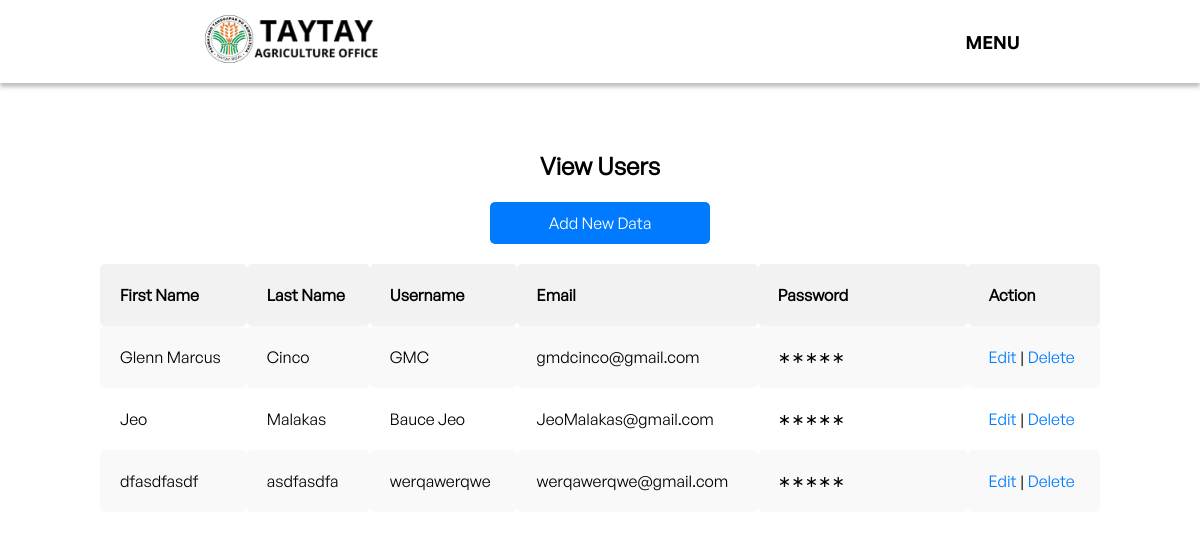
Page /viewUser.php on the earlier database version.
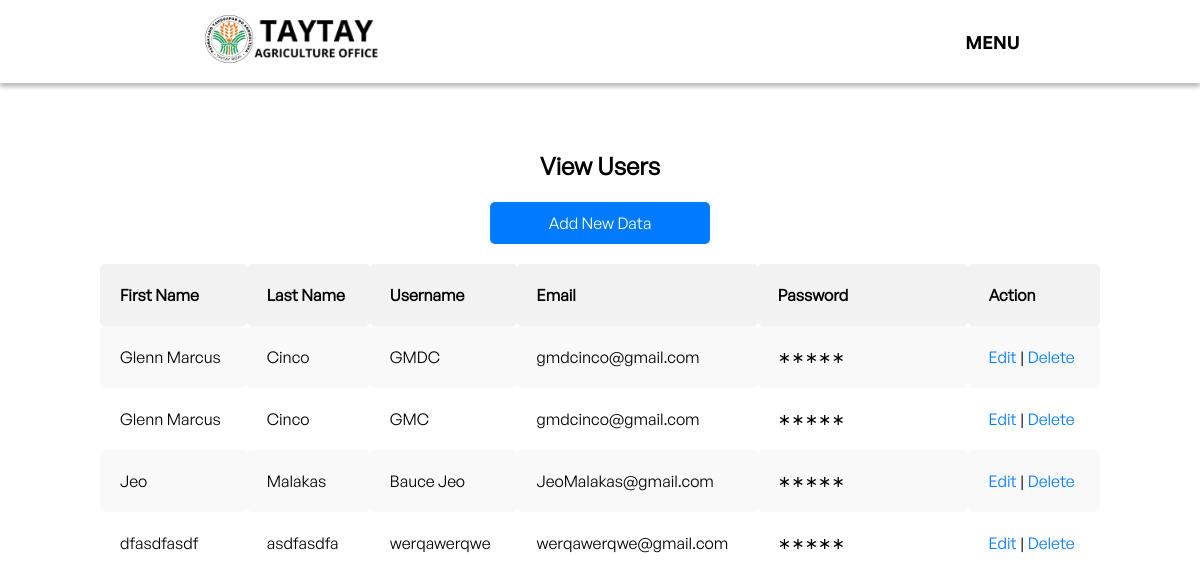
Same page on the later database version.
### tables this page shows
CREATE TABLE `users` (
  `user_id` int(11) NOT NULL,
  `user_type` int(1) NOT NULL DEFAULT 0 COMMENT '1=Admin, 0=User',
  `username` varchar(50) NOT NULL,
  `password` varchar(50) NOT NULL,
  `first_name` varchar(50) NOT NULL,
  `last_name` varchar(50) NOT NULL,
  `email` varchar(50) NOT NULL
);

### viewUser.php (the view, shortened to what this page needs)
<?php
require_once("config.php");
include "admin-navbar.php";
$result = mysqli_query($conn, "SELECT * FROM `users` ORDER BY `user_id` DESC");
?>
<html>
<head>
	<link rel="stylesheet" type="text/css" href="viewUser.css">
</head>
<body>
<div class="table-container">
	<h2>View Users</h2>
	<a class="add-link" href="addUser.php">Add New Data</a>
	<table>
		<thead>
		<tr>
			<th>First Name</th>
			<th>Last Name</th>
			<th>Username</th>
			<th>Email</th>
			<th>Password</th>
			<th>Action</th>
		</tr>
		</thead>
		<tbody>
		<?php
		while ($query = mysqli_fetch_assoc($result)) {
			echo "<tr>";
			echo "<td>".$query['first_name']."</td>";
			echo "<td>".$query['last_name']."</td>";;
            echo "<td>".$query['username']."</td>";
			echo "<td>".$query['email']."</td>";;
			echo "<td> <span class='HiddenText'>".$query['password']."</span></td>";
			echo "<td><a href=\"editUser.php?id=$query[user_id]\">Edit</a> |
			<a href=\"delete.php?id=$query[user_id]\" onClick=\"return confirm('Are you sure you want to delete?')\">Delete</a></td>";
		}
		?>
		</tbody>
	</table>
</body>
</html>

### admin-navbar.php (shortened to what this page needs)
<!DOCTYPE html>
<html lang="en">
<head>
    <link rel="stylesheet" type="text/css" href="admin-navbar.css">
    <link href="https://stackpath.bootstrapcdn.com/font-awesome/4.7.0/css/font-awesome.min.css" rel="stylesheet">
</head>
<body>
    <header>
        <a href="home.php" class="logo"><img src="navbar-image/logo.png"></a>
        <label for="menu-bar">MENU</label>
    </header>
</body>
</html>

### admin-navbar.css (style rules this page uses)
header * { margin: 0; padding: 0; font-family: 'General Sans-Semibold'; text-decoration: none; }
header { position: fixed; top: 0; left: 0; right: 0; background: #FFFFFF; box-shadow: 0px 4px 4px rgba(0, 0, 0, 0.25); padding: 1% 10%; display: flex; align-items: center; justify-content: space-between; z-index: 1000; }
header .logo img { width: 100%; }
header label { font-size: 18px; color: #000000; display: none; cursor: pointer; }
@media (max-width:1370px) { header { padding: 1% 15%; text-align: center; position: fixed; } }
@media (max-width:1370px) { header .logo img { width: 80%; } }
@media (max-width:1370px) { header label { display: initial; } }

### viewUser.css (style rules this page uses)
table { margin-left: auto; margin-right: auto; border-radius: 5px; border-collapse: collapse; width: 100%; margin-top: 20px; }
table th, table td { border-radius: 5px; border: none; padding: 20px; text-align: left; }
table th { background-color: #f2f2f2; font-weight: bold; }
a { color: #007bff; text-decoration: none; }
h2 { font-size: 24px; margin-bottom: 10px; text-align: center; }
.add-link { display: block; margin: 20px auto; max-width: 200px; padding: 10px; text-align: center; border-radius: 5px; background-color: #007bff; color: white; text-decoration: none; }
table tr:nth-child(odd) { background-color: #f9f9f9; }
.table-container { border-radius: 5px; max-width: 1000px; margin: auto auto; }
.HiddenText { color: transparent; }
.HiddenText::before { content: '∗∗∗∗∗'; color: initial }
body { border-radius: 5px; font-family: 'General Sans'; margin-top: 150px; }

Differences in the rows shown:
added users: first_name "Glenn Marcus", last_name "Cinco", username "GMDC", email "gmdcinco@gmail.com"
